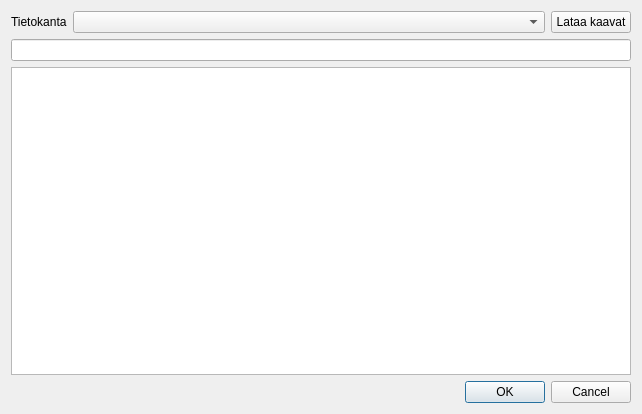
<?xml version="1.0" encoding="UTF-8"?>
<ui version="4.0">
 <class>dialog</class>
 <widget class="QDialog" name="dialog">
  <property name="geometry">
   <rect>
    <x>0</x>
    <y>0</y>
    <width>642</width>
    <height>414</height>
   </rect>
  </property>
  <property name="minimumSize">
   <size>
    <width>440</width>
    <height>360</height>
   </size>
  </property>
  <property name="baseSize">
   <size>
    <width>650</width>
    <height>440</height>
   </size>
  </property>
  <property name="windowTitle">
   <string>Avaa kaava-asia</string>
  </property>
  <layout class="QVBoxLayout" name="verticalLayout">
   <item>
    <layout class="QHBoxLayout" name="database_layout">
     <item>
      <widget class="QLabel" name="db_label">
       <property name="sizePolicy">
        <sizepolicy hsizetype="Maximum" vsizetype="Preferred">
         <horstretch>0</horstretch>
         <verstretch>0</verstretch>
        </sizepolicy>
       </property>
       <property name="text">
        <string>Tietokanta</string>
       </property>
      </widget>
     </item>
     <item>
      <widget class="QComboBox" name="connections_selection">
       <property name="sizePolicy">
        <sizepolicy hsizetype="Preferred" vsizetype="Fixed">
         <horstretch>0</horstretch>
         <verstretch>0</verstretch>
        </sizepolicy>
       </property>
       <property name="minimumSize">
        <size>
         <width>200</width>
         <height>0</height>
        </size>
       </property>
      </widget>
     </item>
     <item>
      <widget class="QPushButton" name="load_btn">
       <property name="sizePolicy">
        <sizepolicy hsizetype="Maximum" vsizetype="Fixed">
         <horstretch>0</horstretch>
         <verstretch>0</verstretch>
        </sizepolicy>
       </property>
       <property name="text">
        <string>Lataa kaavat</string>
       </property>
      </widget>
     </item>
    </layout>
   </item>
   <item>
    <widget class="QgsFilterLineEdit" name="search_line_edit">
     <property name="showSearchIcon">
      <bool>true</bool>
     </property>
     <property name="qgisRelation" stdset="0">
      <string notr="true"/>
     </property>
    </widget>
   </item>
   <item>
    <widget class="QTableView" name="plan_matter_table_view">
     <property name="sizePolicy">
      <sizepolicy hsizetype="Expanding" vsizetype="Expanding">
       <horstretch>1</horstretch>
       <verstretch>1</verstretch>
      </sizepolicy>
     </property>
     <property name="baseSize">
      <size>
       <width>0</width>
       <height>0</height>
      </size>
     </property>
     <property name="editTriggers">
      <set>QAbstractItemView::NoEditTriggers</set>
     </property>
    </widget>
   </item>
   <item>
    <widget class="QDialogButtonBox" name="button_box">
     <property name="standardButtons">
      <set>QDialogButtonBox::Cancel|QDialogButtonBox::Ok</set>
     </property>
    </widget>
   </item>
  </layout>
 </widget>
 <customwidgets>
  <customwidget>
   <class>QgsFilterLineEdit</class>
   <extends>QLineEdit</extends>
   <header>qgsfilterlineedit.h</header>
  </customwidget>
 </customwidgets>
 <resources/>
 <connections/>
</ui>
